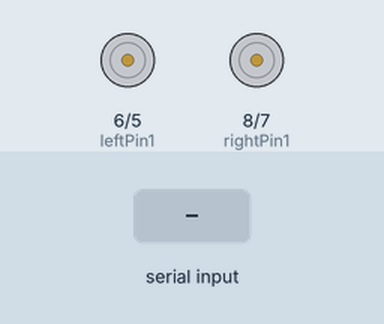
Simulated run of this sketch. Board: Arduino Uno, built with avr-gcc and run on an emulated ATmega328P. Parts: motor-driver pin pairs drawn as motors (green arrow = first pin HIGH = forward, orange = second pin HIGH = backward, longer = more drive, scaled by the enable pin). The inputs (shaded band) are chosen by the test bench.

Above: at 1.2 s.
1.3 s: "w" received over Serial
At 2.0 s:
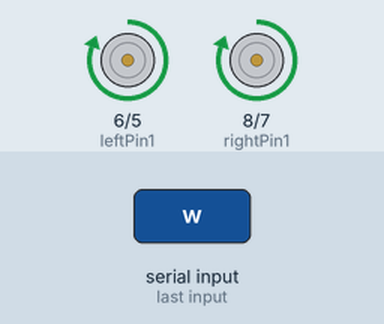
2.8 s: "s" received over Serial
At 3.2 s:
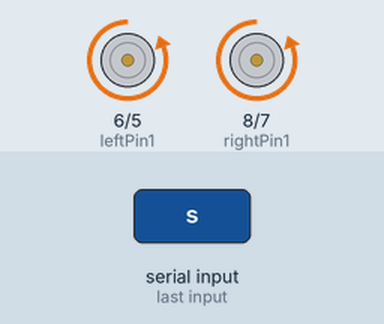
4.3 s: "1" received over Serial
At 5.5 s:
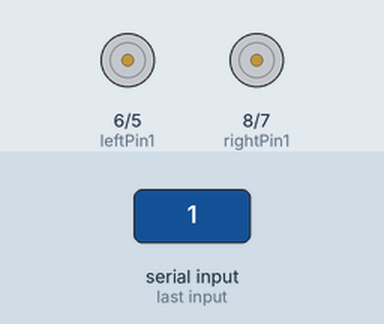
5.8 s: "a" received over Serial
At 6.7 s:
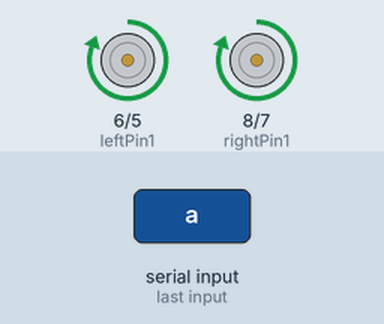
7.3 s: "0" received over Serial
At 7.8 s:
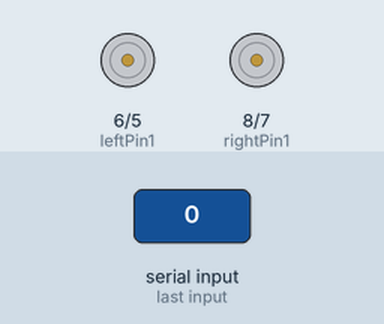
Timing chart, 0 to 9.8 s (numbered marks = the images above; inputs shaded):
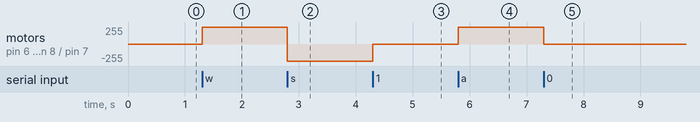

Measured:
- after the input at 1.3 s, motor on pin 6 (leftPin1) / pin 5 (leftPin2), motor on pin 8 (rightPin1) / pin 7 (rightPin2): stopped → forward 255/255 at once
- after the input at 2.8 s, motor on pin 6 (leftPin1) / pin 5 (leftPin2), motor on pin 8 (rightPin1) / pin 7 (rightPin2): forward 255/255 → backward 255/255 at once
- after the input at 4.3 s, motor on pin 6 (leftPin1) / pin 5 (leftPin2), motor on pin 8 (rightPin1) / pin 7 (rightPin2): backward 255/255 → stopped at once
- after the input at 5.8 s, motor on pin 6 (leftPin1) / pin 5 (leftPin2), motor on pin 8 (rightPin1) / pin 7 (rightPin2): stopped → forward 255/255 at once
- after the input at 7.3 s, motor on pin 6 (leftPin1) / pin 5 (leftPin2), motor on pin 8 (rightPin1) / pin 7 (rightPin2): forward 255/255 → stopped at once

The sketch:

TwoMotorControl.ino
```cpp
int rightPin1=8,rightPin2=7,rightPwm=3;
int leftPin1=6,leftPin2=5,leftPwm=4;
void setup()
{
  Serial.begin(9600);
  pinMode(leftPin1,OUTPUT);pinMode(leftPin2,OUTPUT);pinMode(leftPwm,OUTPUT);pinMode(rightPin1,OUTPUT);pinMode(rightPin2,OUTPUT);pinMode(rightPwm,OUTPUT);
}
void loop()
{
  if(Serial.available()>0)
  {
    initValue(rightPin1,rightPin2,leftPin1,leftPin2);
    char a=Serial.read();
    giveOutput(a);
    setRpm(a);
  }
}
void initValue(int pin1,int pin2,int pin3,int pin4)
{
  digitalWrite(pin1,LOW);digitalWrite(pin2,LOW);digitalWrite(pin3,LOW);digitalWrite(pin4,LOW);
}
void writeValue(int pin1,int pin2)
{
  digitalWrite(pin1,HIGH);digitalWrite(pin2,HIGH);
}
void writePwm(int pin1,int value1,int pin2,int value2)
{
  analogWrite(pin1,value1);analogWrite(pin2,value2);
}
void giveOutput(char a)
{
  if(a=='w') writeValue(rightPin1,leftPin1);
  else if(a=='s') writeValue(rightPin2,leftPin2);
  else if(a=='a') writeValue(rightPin1,leftPin1);
  else if(a=='d') writeValue(rightPin1,leftPin1);
}
void setRpm(char a)
{
  if(a=='w') writePwm(rightPwm,1023,leftPwm,1023);
  else if(a=='s') writePwm(rightPwm,1023,leftPwm,1023);
  else if(a=='a') writePwm(rightPwm,1023,leftPwm,511);
  else if(a=='d') writePwm(rightPwm,511,leftPwm,1023);
  else if(a==' ') writePwm(rightPwm,0,leftPwm,0);
}
```
